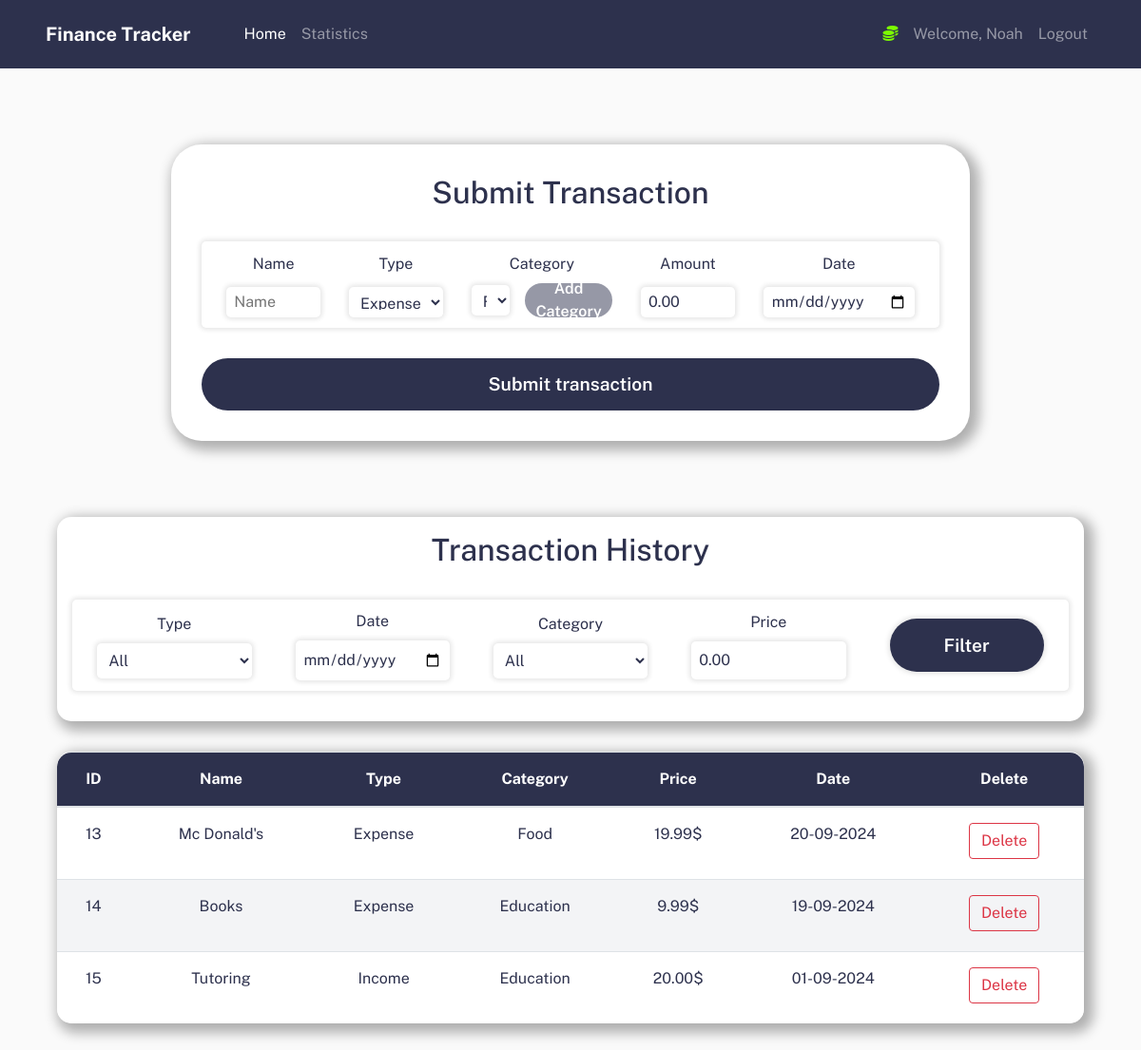
/home (signed in), run on the app's committed database.
### tracker/models.py (models this page shows, shortened)
class User(db.Model, UserMixin):
    user_id = db.Column(db.Integer(), primary_key=True)
    username = db.Column(db.String(length=30), nullable=False, unique=True)
    email_address = db.Column(db.String(length=50), nullable=False, unique=True)
    password_hash = db.Column(db.String(length=60), nullable=False)
    expenses = db.Column(db.Integer(), default=0)
    income = db.Column(db.Integer(), default=0)
    transactions = db.relationship('Transaction', backref='owned_user', lazy=True)
    @property
    def password(self):
        return self.password

class Transaction(db.Model):
    transaction_id = db.Column(db.Integer(), primary_key=True)
    name = db.Column(db.String(length=30), nullable=False)
    type = db.Column(db.String(length=30), nullable=False)
    category = db.Column(db.String(length=30), nullable=False)
    amount_rounded = db.Column(db.Float(), nullable=False)
    date = db.Column(db.DateTime(), nullable=False, default=datetime.now())
    user_id = db.Column(db.Integer(), db.ForeignKey('user.user_id'), nullable=False)
    @property
    def amount(self):
        return self.amount

### tracker/routes.py (the view, shortened to what this page needs)
@app.route('/', methods=["GET", "POST"])
@app.route('/home', methods=["GET", "POST"])
@login_required
def home_page():
    transaction_form = TransactionForm()
    category_form = CategoryForm()
    delete_transaction_form = DeleteTransactionForm()
    filter_form = FilterForm()
    if transaction_form.errors != {}:
        for err_msg in transaction_form.errors.values():
            flash(err_msg[0], category="danger")
    query = Transaction.query.filter_by(user_id=current_user.user_id)
    transactions = query.all()
    if filter_form.errors != {}:
        for err_msg in filter_form.errors.values():
            flash("Filter: " + err_msg[0], category="danger")
    return render_template('home.html',
                           transactions=transactions,
                           transaction_form=transaction_form,
                           category_form=category_form,
                           delete_transaction_form=delete_transaction_form,
                           filter_form=filter_form)

### tracker/forms.py (shortened to what this page needs)
class TransactionForm(FlaskForm):
    name = StringField(label="Name", validators=[Length(min=1, max=30), DataRequired()])
    type = SelectField(label="Type", validators=[DataRequired()], choices=[("Expense", "Expense"), ("Income", "Income")])
    category = SelectField(label="Category", validators=[DataRequired()])
    amount = DecimalField(label="Amount", validators=[DataRequired()], places=2, default=0.0)
    date = DateField(label="Date", validators=[DataRequired()], format='%Y-%m-%d')
    submit = SubmitField(label="Submit transaction", name="submit_transaction")
    def __init__(self, *args, **kwargs):
        super(TransactionForm, self).__init__(*args, **kwargs)
        categories = Category.query.filter_by(user_id=current_user.user_id).all()
        if categories:
            self.category.choices = [(category.name, category.name) for category in categories]
        else:
            self.category.choices = [('No categories yet', 'No categories yet')]
            self.category.render_kw = {'disabled': 'disabled'}

class CategoryForm(FlaskForm):
    name = StringField(label="Category Name", name="category_name", validators=[Length(min=1, max=30), DataRequired()])
    submit = SubmitField(label="Add category", name="submit_category")

### tracker/models.py (called while the page is built)
@login_manager.user_loader
def load_user(user_id):
    return User.query.get(int(user_id))

### tracker/templates/home.html (shortened to what this page needs)
{% extends "base.html" %}
{% block content %}
    <div class="submit-transaction-container">
        <h2>Submit Transaction</h2>
        <form class="submit-transaction-form" method="post">
            <div class="row">
                <div class="col">
                    {{ transaction_form.name.label() }}
                    {{ transaction_form.name(placeholder='Name') }}
                </div>
                <div class="col">
                    {{ transaction_form.type.label() }}
                    {{ transaction_form.type }}
                </div>
                <div class="col">
                    {{ transaction_form.category.label() }}
                    <div class="category-select">
                        {{ transaction_form.category(id='category') }}
                        <button class="add-category-button" data-toggle="modal" data-target="#Modal-Add-Category">Add Category</button>
                    </div>
                </div>
                <div class="col">
                    {{ transaction_form.amount.label() }}
                    {{ transaction_form.amount }}
                </div>
                <div class="col">
                    {{ transaction_form.date.label() }}
                    {{ transaction_form.date }}
                </div>
            </div>
            <div class="submit-button">
                {{ transaction_form.submit(id='submit-transaction') }}
            </div>
        </form>
    </div>
    <div class="transaction-history-container">
        <div class="transaction-history-filter">
            <h2>Transaction History</h2>
            <form method="post">
                <div class="row">
                    <div class="col">
                        {{ filter_form.type.label() }}
                        {{ filter_form.type }}
                    </div>
                    <div class="col">
                        {{ filter_form.date.label() }}
                        {{ filter_form.date }}
                    </div>
                    <div class="col">
                        {{ filter_form.category.label() }}
                        {{ filter_form.category }}
                    </div>
                    <div class="col">
                        {{ filter_form.price.label() }}
                        {{ filter_form.price }}
                    </div>
                    <div class="col">
                        <div class="submit-button">
                            {{ filter_form.submit }}
                        </div>
                    </div>
                </div>
            </form>
        </div>
        <table class="table">
            <thead>
                <tr>
                    <th scope="col">ID</th>
                    <th scope="col">Name</th>
                    <th scope="col">Type</th>
                    <th scope="col">Category</th>
                    <th scope="col">Price</th>
                    <th scope="col">Date</th>
                    <th scope="col">Delete</th>
                </tr>
            </thead>
            <tbody>
                {% for transaction in transactions %}
                    <tr>
                        <td>{{ transaction.transaction_id }}</td>
                        <td>{{ transaction.name }}</td>
                        <td>{{ transaction.type }}</td>
                        <td>{{ transaction.category }}</td>
                        <td>{{ "%.2f"|format(transaction.amount_rounded) }}$</td>
                        <td>{{ transaction.date.strftime('%d-%m-%Y') }}</td>
                        <td>
                            <button type="button" class="delete-transaction-button btn btn-outline-danger" data-transaction-id="{{ transaction.transaction_id }}" data-transaction-name="{{ transaction.name }}" style="margin-bottom:5px" data-toggle="modal" data-target="#Modal-Delete-Transaction">
                                Delete
                            </button>
                        </td>
                    </tr>
                {% endfor %}
            </tbody>
        </table>
    </div>
{% endblock %}
{% block scripts %}
    <link rel="stylesheet" href="{{ url_for('static', filename='home.css') }}">
    <link rel="stylesheet" href="{{ url_for('static', filename='category_modal.css') }}">
{% endblock %}

### tracker/templates/base.html (shortened to what this page needs)
<!doctype html>
<html lang="en">
  <head>
      <link rel="stylesheet" href="https://cdn.jsdelivr.net/npm/bootstrap@4.5.3/dist/css/bootstrap.min.css"
>
      <link rel="stylesheet" href="{{ url_for('static', filename='base.css') }}">
      <link rel="stylesheet" href="{{ url_for('static', filename='index.css') }}">
  </head>
  <body>
      <nav class="navbar navbar-expand-md navbar-dark">
          <a class="navbar-brand mr-5" href="#"><b>Finance Tracker</b></a>
          <div class="collapse navbar-collapse" id="navbarNav">
              <ul class="navbar-nav mr-auto">
                <li class="nav-item nav-link-item">
                    <a class="nav-link" id="home" href="{{ url_for('home_page') }}">Home<span class="sr-only">(current)</span></a>
                </li>
                <li class="nav-item nav-link-item">
                    <a class="nav-link" id="statistics" href="{{ url_for('statistics_page') }}">Statistics</a>
                </li>
            </ul>
              {% if current_user.is_authenticated %}
                  <ul class="navbar-nav">
                      <li class="nav-item">
                          <a class="nav-link" style="color:lawngreen; font-weight:bold">
                              <i class="fas fa-coins"></i>
                          </a>
                      </li>
                      <li class="nav-item">
                          <a class="nav-link">Welcome, {{ current_user.username }}</a>
                      </li>
                      <li class="nav-item">
                          <a class="nav-link" href="{{ url_for('logout_page') }}">Logout</a>
                      </li>
                  </ul>
              {% endif %}
          </div>
      </nav>
      {% block content %}
      {% endblock %}
      {% block scripts %}
      {% endblock %}
  </body>
</html>

### tracker/static/base.css (style rules this page uses)
* { margin: 0; padding: 0; box-sizing: border-box; }
body { background-color: var(--very-light-gray); font-family: "Public Sans", sans-serif; color: var(--dark-blue); }
.navbar { background-color: var(--dark-blue); padding: 1em 3em; }
.nav-link-item.active .nav-link { color: var(--white); }
.nav-link-item .nav-link { color: var(--grayish-blue); }

### tracker/static/index.css (style rules this page uses)
:root { --font-family: "Public Sans", sans-serif; --white: #FFFFFF; --black: #000000; --dark-blue: hsl(233, 26%, 24%); --lime-green: hsl(136, 65%, 51%); --bright-cyan: hsl(192, 70%, 51%); --grayish-blue: hsl(233, 8%, 62%); --light-grayish-blue: hsl(220, 16%, 96%); --very-light-gray: hsl(0, 0%, 98%); --green-blue-gradient: linear-gradient(90deg, rgba(49,211,92,1) 0%, rgba(43,183,218,1) 100%); }

### data on the page
User: username "Noah"
Transaction: amount_rounded "19.99"
Transaction: amount_rounded "9.99"
Transaction: amount_rounded "20.00"

### other printed values
{{ transaction_form.name.label() }} "Name"
{{ transaction_form.type.label() }} "Type"
{{ transaction_form.category.label() }} "Category"
{{ transaction_form.amount.label() }} "Amount"
{{ transaction_form.date.label() }} "Date"
{{ filter_form.type.label() }} "Type"
{{ filter_form.date.label() }} "Date"
{{ filter_form.category.label() }} "Category"
{{ filter_form.price.label() }} "Price"
